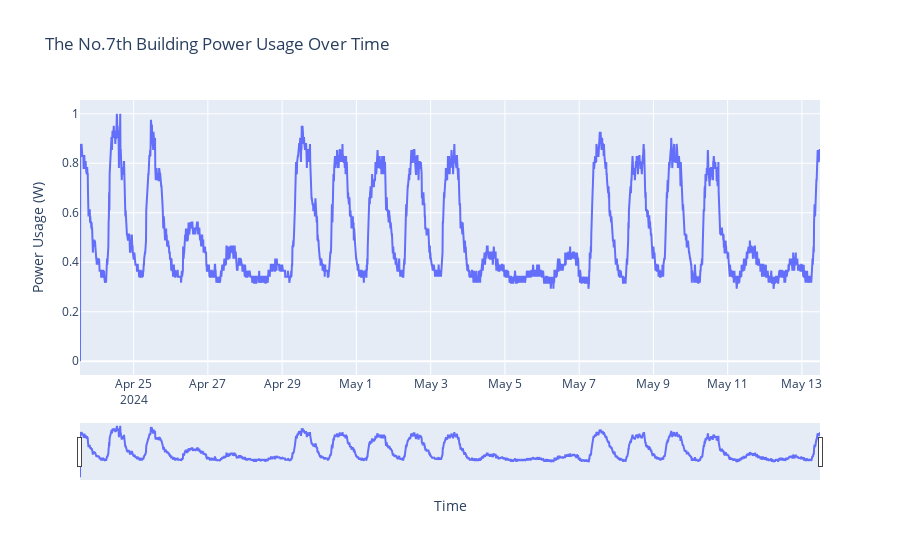

Notebook source saved alongside this figure:
### Code cell
import plotly.graph_objects as go
data = pd.read_csv("GeneratedCSV/7building.csv")
fig = go.Figure()

fig.add_trace(go.Scatter(x=data['DateTime'], y=data['PowerUsage'], mode='lines', name='Power Usage'))

fig.update_layout(
    title='The No.7th Building Power Usage Over Time',
    xaxis_title='Time',
    yaxis_title='Power Usage (W)',
    xaxis_rangeslider_visible=True 
)

fig.show()

### Figure 1 — Plotly figure (JSON) as saved in the notebook; plotly's stock layout.template omitted (floating-point values rounded to 4 significant figures; data arrays with more than 128 entries replaced by an {"elided": "..."} marker saying what was removed)
{"data": [{"mode": "lines", "name": "Power Usage", "type": "scatter", "x": {"elided": "2871 str values"}, "y": {"elided": "2871 float values"}}], "layout": {"title": {"text": "The No.7th Building Power Usage Over Time"}, "xaxis": {"rangeslider": {"visible": true}, "title": {"text": "Time"}}, "yaxis": {"title": {"text": "Power Usage (W)"}}}}
